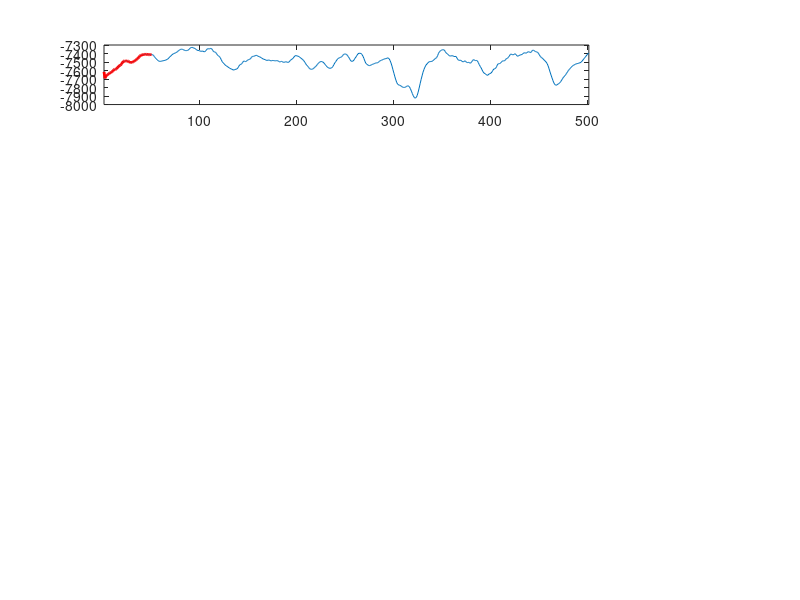

MATLAB code to generate this figure: (Note: this script raises an error after producing the figure.)
function test
% to create the clusters of one time series
d = load('LSF5_10.txt');
tL = int64(50000);
mL = int64(50);
wL = int64(500);

T = double(tL);
M = double(mL);
W = double(wL);


scrsz = get(0,'ScreenSize');
figure;


h = subplot(5,5,1:4);
% h1 = subplot(4,2,3);
% h2 = subplot(4,2,4);
% h3 = subplot(4,2,5);
% h4 = subplot(4,2,6);
% h5 = subplot(4,2,7);
% h6 = subplot(4,2,8);

Mark = zeros(1,length(d));
i = 501;
s=1;
dis=inf(200,200);
clsCount=20

Cr=[1:1:clsCount];
s=1;
Cluster=[];

% for s=1:clsCount
%     %  CC(s,:)=zNorm(d(s:(s+M-1)));
%     CC(s,:) = [inf s s 50];
%     [Cluster Mark] = CreateNewCluster(d,Mark,Cluster,CC(s,:));
% end
% 
% for cid=1:clsCount
%     h1 = subplot(5,5,cid+4);
%     plot(h1,Cluster(cid).cenTS,'r','LineWidth',2);
%     cost = MDL_Cluster_i(d,Cluster(cid))/50;
%     xlabel(h1,sprintf('M: %5.2f',cost));
% end

s=1;

while i<3000
    
    plot(h,(i-W:i),d(i-W:i));
    xlim(h,[i-W,i]);
    
    hold (h, 'on');
    l1=i-W;
    plot(h,(l1:l1+M-1),d(l1:(l1+M-1)),'r','LineWidth',2);
    
%     cost_create = inf;
%     cost_create= CostIfCreate(d,Mark,Cluster,l1);
    
cost_create =0;
    Cost_Add = [inf 0 0 0];
    [Cost_Add] = CostIfAddML(d,Mark,Cluster,Cost_Add,M,l1);
    [cost_add a_index] = min(Cost_Add(:,1));
    
    min_cost = min([cost_create, cost_add]);
    if (min_cost == inf),
        break;
    end
    
    if (cost_create == min_cost)
         CC(s,:) = [inf s s 50];
        [Cluster Mark] = CreateNewCluster(d,Mark,Cluster,CC);
        totalCost=cost_create;
    elseif (cost_add == min_cost)
        
        disp('Choose to Add ');
        
        pos = Cost_Add(a_index,2);
        cid = Cost_Add(a_index,3);
        M   = Cost_Add(a_index,4);
        [Cluster Mark] = AddToCluster(d,Mark,Cluster,pos,cid,M);
        totalCost=Cost_Add(cid,1);
    end
    cid=length(Cluster);
    s=s+1;
    clusloc=cid;
    h1 = subplot(5,5,clusloc+4);
    hold off;
    for j=1:size(Cluster(clusloc).elm,1)
        pos=Cluster(clusloc).elm(j,1);
        r=DNorm_Unif(d(pos:pos+M-1));
        plot(h1,r,'b','LineWidth',2);
        hold on;
    end
    plot(h1,Cluster(clusloc).cenTS,'r','LineWidth',2);
    drawnow
    
    xlabel(h1,sprintf('C:%5.2f',totalCost));
    i=i+5;
end



end
%% Note: motif is a struct
function [cost_create]= CostIfCreate(TS,Mark,Cluster,pos)

clen = length(Cluster);
a = pos;
M = 50;
ts1 = DNorm_Unif(TS(a:a+M-1));
%%% BUG_ROUND
center = round((ts1+ts1)/2);

Mark(a:a+M-1)=1;


Xshf=0;
Cluster(clen+1).elm(1,:) = [a, M, Xshf];

Cluster(clen+1).cenTS = center;
Cluster(clen+1).cenM = M;
Cluster(clen+1).minXs = 0;
Cluster(clen+1).maxXs = 0;
Cluster(clen+1).minM = M;
Cluster(clen+1).maxM = M;

%%% New MDL: Bits Save / length
%     diff1 = MDL(ts1-center);
%     diff2 = MDL(ts2-center);
%     MDL_OLD = (MDL(ts1)+MDL(ts2))/M;
%     MDL_NEW = (MDL(center)+ min(diff1,diff2))/M;  % ????.
MDL_OLD = MDL(DNorm_Unif(TS(a:a+M-1)))/M;   %DL(A)
cost_create = MDL_OLD;
end
%%
function [Cluster Mark] = CreateNewCluster(TS,Mark,Cluster,SS)

clen = length(Cluster);
a = SS(1,2);
b = SS(1,3);
M = SS(1,4);
ts1 = DNorm_Unif(TS(a:a+M-1));
ts2 = DNorm_Unif(TS(b:b+M-1));
center = (ts1+ts2)/2;

Xshf=0;
Cluster(clen+1).elm(1,:) = [a, M, Xshf];
%Cluster(clen+1).elm(2,:) = [b, M, Xshf];
Cluster(clen+1).cenTS = center;
Cluster(clen+1).cenM = M;
Cluster(clen+1).minXs = 0;
Cluster(clen+1).maxXs = 0;
Cluster(clen+1).minM = M;
Cluster(clen+1).maxM = M;

%     if (any(Mark(a:a+M-1)) || any(Mark(b:b+M-1)))
%         fprintf('Warning!! CreateNewCluster:: Mark twice!!\n');
%         pause(1);
%     end
%
%     Mark(a:a+M-1)=1;
%     Mark(b:b+M-1)=1;
end


function d=ED(ts1,ts2)
d = sqrt(sum((ts1-ts2).^2));
end
%%
function [Cost_Add] = CostIfAddML(TS,Mark,Cluster,Cost_Add,MM,pos)
if (length(Cluster) < 1),
    Cost_Add = [inf 0 0 0];
    return;
end

for ci=1:length(Cluster)
    [Cost_Add(ci,:)] = FindAddedClusterML(TS,Mark,Cluster,ci,MM,pos);
    cadd = Cost_Add(ci,:);
    fprintf('Add=> cid:%d, ts:%d, M=%d,  cost=%.2f\n',cadd(3),cadd(2),cadd(4),cadd(1));
end
end

%% Brute Force to find the next candidate to merge
function [cost_Add] = FindAddedClusterML(TS,Mark,Cluster,ci,MM,pos)

cenTS = Cluster(ci).cenTS;
M = Cluster(ci).cenM;

bsf_ed = inf;

ed = ED(cenTS,DNorm_Unif(TS(pos:pos+M-1)));
if (bsf_ed > ed)
    bsf_ed  = ed;
    bsf_pos = pos;
    bsf_cid = ci;
end

if (bsf_ed==inf)
    cost_Add = [inf 0 0 0];
else
    %%% Old MDL: Bits Save / length
    MDL_OLD1 = MDL_Cluster_i(TS,Cluster(bsf_cid))/M;   %DLC(C)
    MDL_OLD2 = MDL(DNorm_Unif(TS(bsf_pos:bsf_pos+M-1)))/M;   %DL(A)
    MDL_OLD = MDL_OLD1 + MDL_OLD2;        % DL(Before)
    
    cen1 = Cluster(bsf_cid).cenTS;
    
    Cluster = AddToCluster(TS,Mark,Cluster,bsf_pos,bsf_cid,M);
    cen2 = Cluster(bsf_cid).cenTS;
    
    %%% New MDL: Bits Save / length
    MDL_NEW = MDL_Cluster_i(TS,Cluster(bsf_cid))/M;
    cost = MDL_NEW - MDL_OLD;
    cost_Add = [cost bsf_pos bsf_cid M];
end
end


%%
function [Cluster Mark] = AddToCluster(TS,Mark,Cluster,pos,cid,M)
Mark(pos:pos+M-1)=1;
Cluster(cid).elm(end+1,:) = [pos M 0];
n = size(Cluster(cid).elm,1);
old_cen = Cluster(cid).cenTS;
new_cen = ( (n-1)*old_cen + DNorm_Unif(TS(pos:pos+M-1)) )/n;
Cluster(cid).cenTS = new_cen;
end




% %%%%%%%%%%%%%%%%%%%%%%%%%%%%%%%%%%%%%%%%%%%%%%%%%%%%%%%%%%%%%%
% %%%%%%%%%%%%%%%%%%%%%%%% MDL Stuffs  %%%%%%%%%%%%%%%%%%%%%%%%%
% %%%%%%%%%%%%%%%%%%%%%%%%%%%%%%%%%%%%%%%%%%%%%%%%%%%%%%%%%%%%%%
%%
function cost = MDL_Cluster_i(TS,clusi)
cost = 0;
cenTS = clusi.cenTS;
cenM  = clusi.cenM;


cost_diff = 0;
max_mdl_diff = -inf;

for j=1:size(clusi.elm,1) %%%% Careful Here %%%
    pos  = clusi.elm(j,1);
    M    = clusi.elm(j,2);
    Xshf = clusi.elm(j,3);
    
    ts = DNorm_Unif(TS(pos:pos+M-1));
    ts = [zeros(1,Xshf), ts, zeros(1,cenM-M-Xshf)];
    
    mdl_diff = MDL(ts-cenTS);
    max_mdl_diff = max(max_mdl_diff, mdl_diff);
    cost_diff = cost_diff + mdl_diff;
end
%cost_diff = cost_diff - max_mdl_diff;
%cost=MDL(cenTS)
% cost=cost_clus+cost_diff
% DLC(C)=DL(H)+z[DL(A|H)]-max(DL(A|H)
cost = MDL(cenTS) + cost_diff - max_mdl_diff;
end

%%
function cost = MDL(ts)
cost = bitcost_ent(ts);
end

function cost = bitcost_ent(ts)
ts = ts-min(ts)+1;
if (min(ts)==max(ts))
    % ts(end) = -ts(end);
    cost=0;
else
    cost = ent(ts);
end
end

function cost = ent(ts)
min_val = min(ts);
max_val = max(ts);
f = histc(ts(:),min_val:max_val);
f = f(:)'/sum(f);
ent = -f.*log(f+0.000000000000000000001)./log(2);
cost = length(ts)* sum(ent);
end
